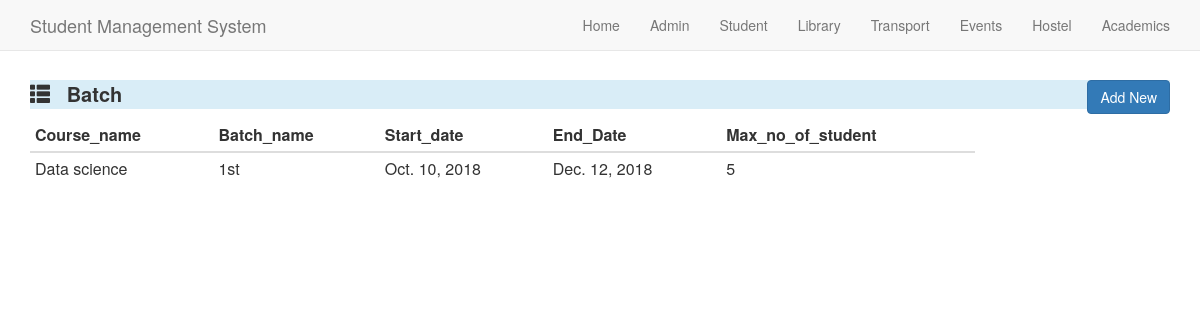
Page /batch/ on the committed database.
### Academics/models.py (models this page shows, shortened)
class Course(models.Model):
    Course_name=models.CharField(max_length=15)
    Description=models.TextField()
    Code=models.CharField(max_length=10)
    Minimum_attendance_in_percent=models.DecimalField(max_digits=2, decimal_places=0)
    Total_Working_Days=models.DecimalField(max_digits=2,decimal_places=0)
    def __str__(self):
        return '%s'%(self.Course_name)

class Batch(models.Model):
    Course_name=models.ForeignKey(Course,on_delete=models.CASCADE)
    Batch_name=models.CharField(max_length=20)
    Start_date=models.DateField()
    End_Date=models.DateField()
    Max_no_of_student=models.DecimalField(max_digits=2,decimal_places=0)

### Academics/views.py (the view)
# urls.py: url(r'^batch/$',acaview.getBatch,name='Batch'),
def getBatch(request):
    query =Batch.objects.all()
    type_list = []
    for q in query:
        temp_dict = {}
        temp_dict['Course_name']= q.Course_name
        temp_dict['Batch_name']= q.Batch_name
        temp_dict['Start_date']= q.Start_date
        temp_dict['End_Date']= q.End_Date
        temp_dict['Max_no_of_student']= q.Max_no_of_student
        type_list.append(temp_dict)
    context_dict = {'query':type_list}
    return render(request,'batch.html',context_dict)

### Academics/templates/batch.html (shortened to what this page needs)
<html>
<head>
	<link rel="stylesheet" href="https://maxcdn.bootstrapcdn.com/bootstrap/3.3.7/css/bootstrap.min.css">
</head>
<body >
{% block content %}
  <nav class="navbar navbar-default navbar-fixed-top">
    <div class="container">
      <div class="navbar-header">
        <a class="navbar-brand" href="index.html">Student Management System</a>
      </div>
      <div class="collapse navbar-collapse" id="myNavbar">
        <ul class="nav navbar-nav navbar-right">
          <li><a href="/">Home</a></li>
          <li><a href="/admin">Admin</a></li>
          <li><a href="/student">Student</a></li>
          <li><a href="/library">Library</a></li>
          <li><a href="/transport">Transport</a></li>
          <li><a href="/events">Events</a></li>
          <li><a href="/hostel">Hostel</a></li>
          <li><a href="/academics">Academics</a></li>
        </ul>
      </div>
    </div>
  </nav>
 <br><br>
 <br>
 <br>
 <div class="container">
	<div class="row">
		<div class='col-md-12'>
			<p class="bg-info" style='font-size:20px;font-weight:bold;'>
				<span class="glyphicon glyphicon-th-list"></span>
				&nbsp;
				Batch
				<a href="/addbatch" button type="button" style="float: right" class="btn btn-primary">Add New</button></a>
			</p>
		</div>
	</div>
		<div class='row'>
		<div class='col-md-10 pull-left'>
		<table class="table table-condensed">
			<thead>
		<tr>
			<th>Course_name</th>
      <th>Batch_name</th>
      <th>Start_date</th>
      <th>End_Date</th>
      <th>Max_no_of_student</th>
		</tr>
			</thead>
			<tbody>
			{% for q in query %}
		<tr>
			<td>{{q.Course_name}}</td>
      <td>{{q.Batch_name}}</td>
      <td>{{q.Start_date}}</td>
      <td>{{q.End_Date}}</td>
      <td>{{q.Max_no_of_student}}</td>
		</tr>
		{% endfor %}
	</tbody>
	</table>
		</div>
	</div>
</div>
{% endblock %}

### rows in the picture
Course: Course_name "Data science", Batch_name "1st", Start_date "Oct. 10, 2018", End_Date "Dec. 12, 2018", Max_no_of_student "5"
